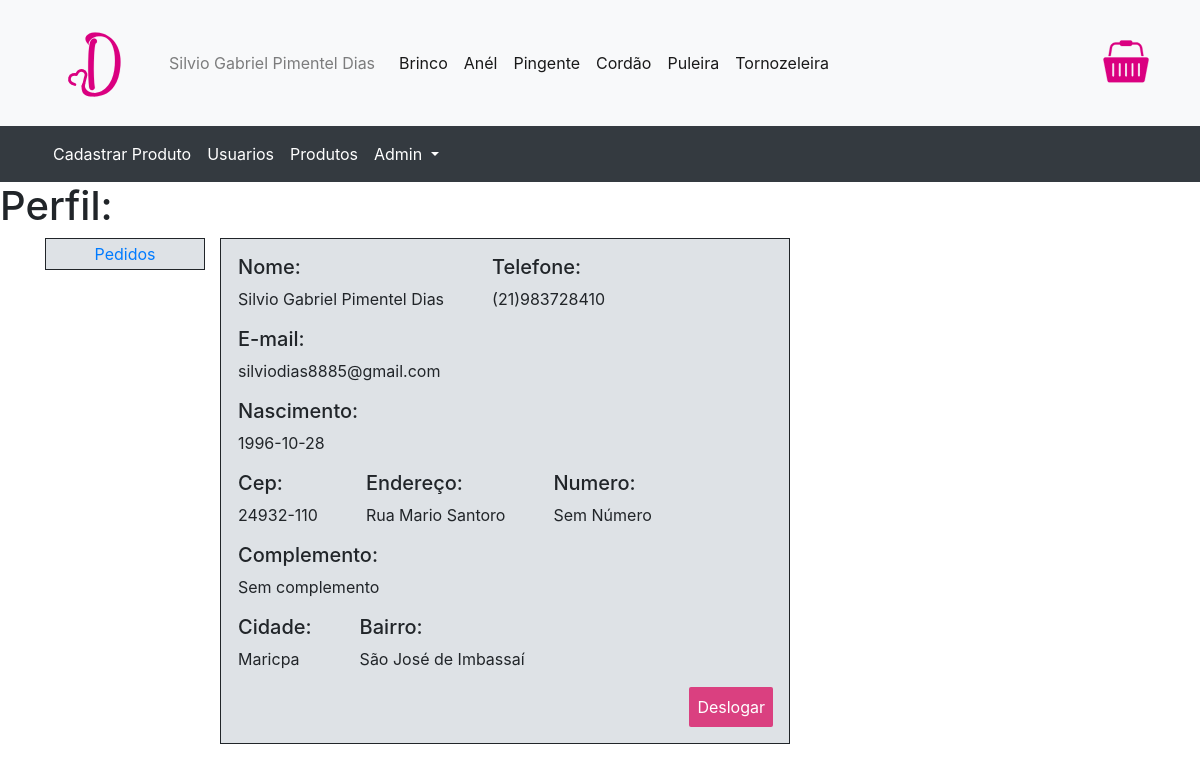
/index.php?pagina=perfil (signed in), run on the app's committed database.
### tables this page shows
CREATE TABLE usuario(
	id_usuario INT AUTO_INCREMENT,
    login VARCHAR(10) NOT NULL,
    senha VARCHAR(15) NOT NULL,
    nome VARCHAR(50) NOT NULL,
    email VARCHAR(30) NOT NULL,
    nascimento DATE,
    endereco VARCHAR(40),
    numero VARCHAR(10),
    complemento VARCHAR(20),
    bairro VARCHAR(25),
    cidade VARCHAR(25),
    estado VARCHAR(2),
    cep VARCHAR(10),
    telefone VARCHAR(14),
    tipo_usuario VARCHAR(20),
    PRIMARY KEY(id_usuario)
);

### paginas/perfil.php (the view, shortened to what this page needs)
<?php
$id = $_SESSION['Usuario']['id_usuario'];
 $query = 'SELECT * FROM usuario WHERE id_usuario = '.$id ;
 $consulta = mysqli_query($conexao, $query);
?>
<h1>Perfil:</h1>
<?php
while($linha = mysqli_fetch_array($consulta)){
    if($linha['numero'] == "0"){
        $linha['numero'] = "Sem Número";
    }
    if($linha['complemento']== ""){
        $linha['complemento'] ="Sem complemento";
    }
?>
<div class="container">
    <div class="row">
        <div class="col-2">
            <div id="perfil_menu">
            <a href="?pagina=pedidos" class="btn_menuPerfil"> Pedidos
            </a>
        </div>
        </div>
        <div id="perfil_dados" class="col-6">
                <div class="row">
                    <div id="perfil" class="linha_perfil">
                        <h5>Nome:</h5> <p><?=$linha['nome']?></p>
                    </div>
                    <div id="perfil_Telefone"  class="linha_perfil">
                        <h5>Telefone:</h5> <p><?=$linha['telefone']?></p>
                    </div>
                    <div id="perfil_email"  class="linha_perfil">
                        <h5>E-mail:</h5> <p><?=$linha['email']?></p>
                    </div>
                </div>
                <div class="row">
                    <div id="perfil_nascimento"  class="linha_perfil">
                        <h5>Nascimento:</h5> <p><?=$linha['nascimento']?></p>
                    </div>
                </div>
                <div class="row">
                    <div id="perfil_Cep"  class="linha_perfil">
                            <h5>Cep:</h5> <p><?=$linha['cep']?></p>
                    </div>
                    <div id="perfil_endereco"  class="linha_perfil">
                        <h5>Endereço:</h5> <p><?=$linha['endereco']?></p>
                    </div>
                    <div id="perfil_numero"  class="linha_perfil">
                        <h5>Numero:</h5> <p><?=$linha['numero']?></p>
                    </div>
                </div>
                <div class="row">
                    <div id="perfil_Complemento"  class="linha_perfil">
                        <h5>Complemento:</h5> <p><?=$linha['complemento']?></p>
                    </div>
                </div>
                <div class="row">
                    <div id="perfil_Cidade"  class="linha_perfil">
                        <h5>Cidade:</h5> <p><?=$linha['cidade']?></p>
                    </div>
                    <div id="perfil_Bairro"  class="linha_perfil">
                        <h5>Bairro:</h5> <p><?=$linha['bairro']?></p>
                    </div>
                </div>
            <?php
            }
            ?>
            <div id="perfil_deslogar">
                <a class="btnPrincipal" href="./script/logoff.php">Deslogar</a>
            </div>
        </div>
    </div>
    </div>
</div>

### header.php (shortened to what this page needs)
<!DOCTYPE html>
<html lang="pt-br">
<head>
    <link rel="stylesheet" type="text/css" href="css/reset.css">
    <link rel="stylesheet" href="https://stackpath.bootstrapcdn.com/bootstrap/4.5.0/css/bootstrap.min.css">
    <link rel="stylesheet" type="text/css" href="css/style.css">
</head>
<body>
<?php
  if(isset($_SESSION['Usuario'])){
    $query = 'SELECT nome,id_tipo FROM usuario WHERE id_usuario=' . $_SESSION['Usuario']['id_usuario'];
    $consulta = mysqli_query($conexao, $query);
    $resultadoHeader = mysqli_fetch_array($consulta);
  }
    $login = 'Logar';
    $direcionamento = "href='#' data-toggle='modal' data-target='#exampleModal'";
    if (isset($_SESSION['Usuario'])){
        $login = $resultadoHeader['nome'];
        $direcionamento = "href='index.php?pagina=perfil'";
    }else{
    }
$imagem = 'img\basket.svg';
?>
<header style="background-color: white;">
<nav class="navbar navbar-expand-lg navbar-light bg-light">
    <div class="container">
  <a class="navbar-brand" href="?pagina=home">
    <img src="img/Dmarsil.svg" width="100" height="100" class="d-inline-block align-top" alt="Logo Dmarsil">
  </a>
  <div class="collapse navbar-collapse" id="navbarSupportedContent">
      <div class="menuHeader">
    <ul class="navbar-nav mr-auto">
        <li class="nav-item active">
        <div class="headerBase">
          <a id='logar' class="nav-link" <?=$direcionamento?> ><?=$login?></a>
        </li>
        <div class="navbar-text ml-auto py-0 px-lg-2">
          <ul class= "categoria">
            <li class="nav-item active">
                <a class="nav-link" href="?pagina=loja&categoria=1">Brinco</a>
            </li>
            <li class="nav-item active">
                <a class="nav-link" href="?pagina=loja&categoria=2">Anél</a>
            </li>
            <li class="nav-item active">
                <a class="nav-link" href="?pagina=loja&categoria=4">Pingente</a>
            </li>
            <li class="nav-item active">
                <a class="nav-link" href="?pagina=loja&categoria=5">Cordão</a>
            </li>
            <li class="nav-item active">
                <a class="nav-link" href="?pagina=loja&categoria=3">Puleira</a>
            </li>
            <li class="nav-item active">
                <a class="nav-link" href="?pagina=loja&categoria=6">Tornozeleira</a>
            </li>
          </ul>
      </div>
      </div>
    </div>
    <a href="?pagina=carrinho"><img src="<?=$imagem?>" width=60px></a>
  </div>
</nav>
<?php
if(isset($_SESSION['Usuario'])){
    if($resultadoHeader['id_tipo'] == 1 ){
?>
<div class="headerAdmin">
<nav class="navbar navbar-expand-lg navbar-dark bg-dark">
  <div class="collapse navbar-collapse" id="navbarNavDropdown">
    <div class="container">
      <ul class="navbar-nav">
        <li class="nav-item active">
          <a class="nav-link" href="?pagina=cadastro_produtos">Cadastrar Produto<span class="sr-only">(current)</span></a>
        </li>
        <li class="nav-item active">
          <a class="nav-link" href="?pagina=usuarios">Usuarios</a>
        </li>
        <li class="nav-item active">
          <a class="nav-link" href="?pagina=produtos"> Produtos</a>
        </li>
        <li class="nav-item dropdown active">
          <a class="nav-link dropdown-toggle" href="#" id="navbarDropdownMenuLink" role="button" data-toggle="dropdown" aria-haspopup="true" aria-expanded="false">
          Admin
          </a>
        </li>
      </ul>
    </div>
  </div>
</nav>
</div>
<?php
}
}
?>
</header>

### css/style.css (style rules this page uses)
.categoria { display:flex; }
.menuHeader { display: flex; flex-direction: column; }
.navbar-brand { display: flex; }
.headerBase { display: flex; }
.btnPrincipal { background-color: #da4080; border-radius: 2px; color: #fff; cursor: pointer; padding: 0.5rem; }
.linha_perfil { margin-right: 1rem; padding: 0 1rem; }
.btn_menuPerfil { display: flex; justify-content: center; height: 2rem; border: 1px solid #212529; align-items: center; }
#perfil_dados { background-color: #dee2e6; border: solid 0.5px #212529; padding: 1rem; }
#perfil_menu { background-color: #dee2e6;; }
#perfil_deslogar { display: flex; flex-direction: row-reverse; }

### data on the page
usuario: nome "Silvio Gabriel Pimentel Dias", telefone "(21)983728410", email "silviodias8885@gmail.com", nascimento "1996-10-28", cep "24932-110", endereco "Rua Mario Santoro", numero "Sem Número", complemento "Sem complemento", cidade "Maricpa", bairro "São José de Imbassaí"
